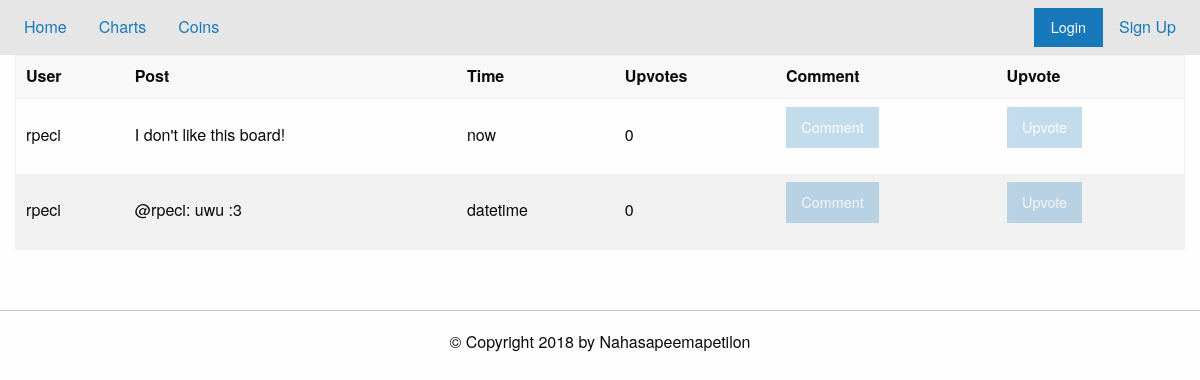
Page /thread?id=14 on the committed database.
### tables this page shows
CREATE TABLE t14 (postID INT PRIMARY KEY,post TEXT,user TEXT,time TEXT,upvote INT,whoVote TEXT);

### app.py (the view, shortened to what this page needs)
@app.route("/thread", methods=['POST','GET'])
def load_thread():
    if request.method=="GET":
        threadID = request.args.get('id')#or perhaps name?
        print(threadID)
        db = sqlite3.connect('./data/base.db')
        c = db.cursor()
        try:
            posts = dbEditor.viewThread(c, threadID)
            db.close()
            return render_template('thread.html', notLoggedIn=noUser(), posts=posts, threadname=posts[0][1], threadID=threadID)
        except:
            flash("Thread not Found")
            return redirect('/')

### app.py (called while the page is built)
def noUser():
    return 'username' not in session.keys()

### util/dbEditor.py (called while the page is built)
def viewThread(cursor,threadID):
    v = "SELECT user,post,time,postID,upvote,whoVote FROM t" + str(threadID) + ";" # not the people who upvote
    val = list(cursor.execute(v))
    return val

### templates/thread.html (shortened to what this page needs)
{% extends "forum.html" %}
{% block content %}
<div class="grid-container">
{% set msgs = get_flashed_messages() %}
  <div class="table-scroll">
<table class="hover">
  <thead><tr>
      <th> User </th><th> Post </th><th> Time </th><th> Upvotes </th>
      <th> Comment</th><th> Upvote</th>
  </tr></thead>
  <tbody>
    {% for post in posts %}
    <tr>
      <td id="{{post[3]}}">{{post[0]}}</td><td>{{post[1]}}</td>
      <td>{{post[2]}}</td><td>{{post[4]}}</td>
      <td>
	<button class="button" data-open="addPost" {% if notLoggedIn %} disabled {% endif %}> Comment</button>
      </td>
      <td><form action="#" method="POST">
	  <button class="button" value="{{post[3]}},{{threadID}}" name="upvote" {% if notLoggedIn %} disabled {% endif %}>Upvote</button>
      </form></td>
    </tr>
    {% endfor %}
  </tbody>
</table>
</div>
</div>
{% endblock %}

### rows in the picture
t14: user "rpeci", post "I don't like this board!", time "now", upvote "0", {{ post[3] }} 1 (drawn)
t14: user "rpeci", post "@rpeci: uwu :3", time "datetime", upvote "0", {{ post[3] }} 2 (drawn)
